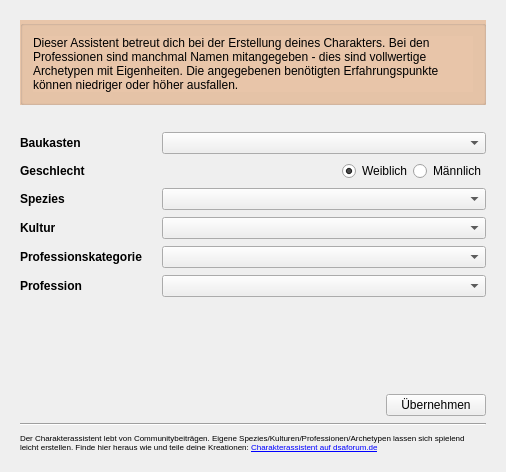
<?xml version="1.0" encoding="UTF-8"?>
<ui version="4.0">
 <class>formMain</class>
 <widget class="QWidget" name="formMain">
  <property name="windowModality">
   <enum>Qt::ApplicationModal</enum>
  </property>
  <property name="geometry">
   <rect>
    <x>0</x>
    <y>0</y>
    <width>506</width>
    <height>472</height>
   </rect>
  </property>
  <property name="sizePolicy">
   <sizepolicy hsizetype="Preferred" vsizetype="Preferred">
    <horstretch>0</horstretch>
    <verstretch>0</verstretch>
   </sizepolicy>
  </property>
  <property name="minimumSize">
   <size>
    <width>506</width>
    <height>472</height>
   </size>
  </property>
  <property name="windowTitle">
   <string>Charakterassistent</string>
  </property>
  <layout class="QGridLayout" name="gridLayout" columnstretch="0,0">
   <property name="leftMargin">
    <number>20</number>
   </property>
   <property name="topMargin">
    <number>20</number>
   </property>
   <property name="rightMargin">
    <number>20</number>
   </property>
   <property name="bottomMargin">
    <number>20</number>
   </property>
   <property name="horizontalSpacing">
    <number>20</number>
   </property>
   <property name="verticalSpacing">
    <number>7</number>
   </property>
   <item row="7" column="0">
    <widget class="QLabel" name="lblProfessionKategorie">
     <property name="font">
      <font>
       <weight>75</weight>
       <bold>true</bold>
      </font>
     </property>
     <property name="text">
      <string>Professionskategorie</string>
     </property>
    </widget>
   </item>
   <item row="15" column="0" colspan="2">
    <layout class="QHBoxLayout" name="horizontalLayout_3">
     <item>
      <spacer name="horizontalSpacer_2">
       <property name="orientation">
        <enum>Qt::Horizontal</enum>
       </property>
       <property name="sizeHint" stdset="0">
        <size>
         <width>40</width>
         <height>20</height>
        </size>
       </property>
      </spacer>
     </item>
     <item>
      <widget class="QPushButton" name="btnAccept">
       <property name="enabled">
        <bool>true</bool>
       </property>
       <property name="minimumSize">
        <size>
         <width>100</width>
         <height>0</height>
        </size>
       </property>
       <property name="maximumSize">
        <size>
         <width>16777214</width>
         <height>16777215</height>
        </size>
       </property>
       <property name="text">
        <string>Übernehmen</string>
       </property>
      </widget>
     </item>
    </layout>
   </item>
   <item row="8" column="1">
    <widget class="QComboBox" name="cbProfession"/>
   </item>
   <item row="5" column="1">
    <widget class="QComboBox" name="cbSpezies">
     <property name="minimumSize">
      <size>
       <width>300</width>
       <height>0</height>
      </size>
     </property>
    </widget>
   </item>
   <item row="3" column="1">
    <widget class="QComboBox" name="cbRegeln">
     <property name="minimumSize">
      <size>
       <width>300</width>
       <height>0</height>
      </size>
     </property>
    </widget>
   </item>
   <item row="8" column="0">
    <widget class="QLabel" name="lblProfession">
     <property name="font">
      <font>
       <weight>75</weight>
       <bold>true</bold>
      </font>
     </property>
     <property name="text">
      <string>Profession</string>
     </property>
    </widget>
   </item>
   <item row="3" column="0">
    <widget class="QLabel" name="lblRegeln">
     <property name="sizePolicy">
      <sizepolicy hsizetype="Preferred" vsizetype="Preferred">
       <horstretch>0</horstretch>
       <verstretch>0</verstretch>
      </sizepolicy>
     </property>
     <property name="font">
      <font>
       <weight>75</weight>
       <bold>true</bold>
      </font>
     </property>
     <property name="text">
      <string>Baukasten</string>
     </property>
    </widget>
   </item>
   <item row="7" column="1">
    <widget class="QComboBox" name="cbProfessionKategorie"/>
   </item>
   <item row="1" column="0">
    <spacer name="verticalSpacer_2">
     <property name="orientation">
      <enum>Qt::Vertical</enum>
     </property>
     <property name="sizeType">
      <enum>QSizePolicy::Fixed</enum>
     </property>
     <property name="sizeHint" stdset="0">
      <size>
       <width>20</width>
       <height>20</height>
      </size>
     </property>
    </spacer>
   </item>
   <item row="11" column="0">
    <spacer name="verticalSpacer">
     <property name="orientation">
      <enum>Qt::Vertical</enum>
     </property>
     <property name="sizeHint" stdset="0">
      <size>
       <width>20</width>
       <height>40</height>
      </size>
     </property>
    </spacer>
   </item>
   <item row="4" column="0">
    <widget class="QLabel" name="lblGeschlecht">
     <property name="font">
      <font>
       <weight>75</weight>
       <bold>true</bold>
      </font>
     </property>
     <property name="text">
      <string>Geschlecht</string>
     </property>
    </widget>
   </item>
   <item row="5" column="0">
    <widget class="QLabel" name="lblSpezies">
     <property name="font">
      <font>
       <weight>75</weight>
       <bold>true</bold>
      </font>
     </property>
     <property name="text">
      <string>Spezies</string>
     </property>
    </widget>
   </item>
   <item row="6" column="0">
    <widget class="QLabel" name="lblKultur">
     <property name="font">
      <font>
       <weight>75</weight>
       <bold>true</bold>
      </font>
     </property>
     <property name="text">
      <string>Kultur</string>
     </property>
    </widget>
   </item>
   <item row="6" column="1">
    <widget class="QComboBox" name="cbKultur"/>
   </item>
   <item row="4" column="1">
    <layout class="QHBoxLayout" name="horizontalLayout">
     <item>
      <spacer name="horizontalSpacer">
       <property name="orientation">
        <enum>Qt::Horizontal</enum>
       </property>
       <property name="sizeHint" stdset="0">
        <size>
         <width>40</width>
         <height>20</height>
        </size>
       </property>
      </spacer>
     </item>
     <item>
      <widget class="QRadioButton" name="btnWeiblich">
       <property name="text">
        <string>Weiblich</string>
       </property>
       <property name="checked">
        <bool>true</bool>
       </property>
      </widget>
     </item>
     <item>
      <widget class="QRadioButton" name="btnMaennlich">
       <property name="text">
        <string>Männlich</string>
       </property>
      </widget>
     </item>
    </layout>
   </item>
   <item row="17" column="0" colspan="2">
    <widget class="QLabel" name="label">
     <property name="minimumSize">
      <size>
       <width>0</width>
       <height>0</height>
      </size>
     </property>
     <property name="font">
      <font>
       <pointsize>6</pointsize>
      </font>
     </property>
     <property name="inputMethodHints">
      <set>Qt::ImhNone</set>
     </property>
     <property name="text">
      <string>&lt;html&gt;&lt;head/&gt;&lt;body&gt;&lt;p&gt;Der Charakterassistent lebt von Communitybeiträgen. Eigene Spezies/Kulturen/Professionen/Archetypen lassen sich spielend leicht erstellen. Finde hier heraus wie und teile deine Kreationen: &lt;a href=&quot;https://dsaforum.de/viewtopic.php?f=180&amp;amp;t=56703&quot;&gt;&lt;span style=&quot; text-decoration: underline;&quot;&gt;Charakterassistent auf dsaforum.de&lt;/span&gt;&lt;/a&gt;&lt;/p&gt;&lt;/body&gt;&lt;/html&gt;</string>
     </property>
     <property name="textFormat">
      <enum>Qt::RichText</enum>
     </property>
     <property name="wordWrap">
      <bool>true</bool>
     </property>
     <property name="openExternalLinks">
      <bool>true</bool>
     </property>
    </widget>
   </item>
   <item row="16" column="0" colspan="2">
    <widget class="Line" name="line">
     <property name="orientation">
      <enum>Qt::Horizontal</enum>
     </property>
    </widget>
   </item>
   <item row="0" column="0" colspan="2">
    <widget class="QGroupBox" name="groupBox">
     <property name="styleSheet">
      <string notr="true">background: #e8c5a9;</string>
     </property>
     <property name="title">
      <string/>
     </property>
     <layout class="QVBoxLayout" name="verticalLayout">
      <property name="leftMargin">
       <number>10</number>
      </property>
      <property name="topMargin">
       <number>10</number>
      </property>
      <property name="rightMargin">
       <number>10</number>
      </property>
      <property name="bottomMargin">
       <number>10</number>
      </property>
      <item>
       <widget class="QLabel" name="label_2">
        <property name="text">
         <string>Dieser Assistent betreut dich bei der Erstellung deines Charakters. Bei den Professionen sind manchmal Namen mitangegeben - dies sind vollwertige Archetypen mit Eigenheiten. Die angegebenen benötigten Erfahrungspunkte können niedriger oder höher ausfallen.</string>
        </property>
        <property name="wordWrap">
         <bool>true</bool>
        </property>
        <property name="margin">
         <number>0</number>
        </property>
       </widget>
      </item>
     </layout>
    </widget>
   </item>
  </layout>
 </widget>
 <resources/>
 <connections/>
</ui>
